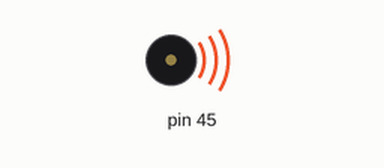
Recording of a sketch running on a simulated Arduino Uno, built with avr-gcc and run on an emulated ATmega328P. Shown: buzzer (waves = sounding).

Above: at 0.05 s.
Timing chart, 0 to 3.0 s (numbered marks = the images above):
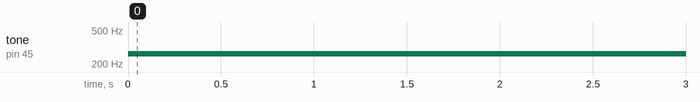

The sketch:

Buzzer.ino
```cpp
#include <Arduino.h>
#include <MeAuriga.h>
MeBuzzer buzzer;  // create the object name buzzer with type MeBuzzer
void setup() {
  buzzer.setpin(45);  // 45 is the assigned pin # for the internal buzzer device
}
void loop() {
  buzzer.tone(262, 0.25 * 1000);
  delay(1);
}
```

Measured:
- by itself, tone on pin 45: silent → 262 Hz at 0.00 s
